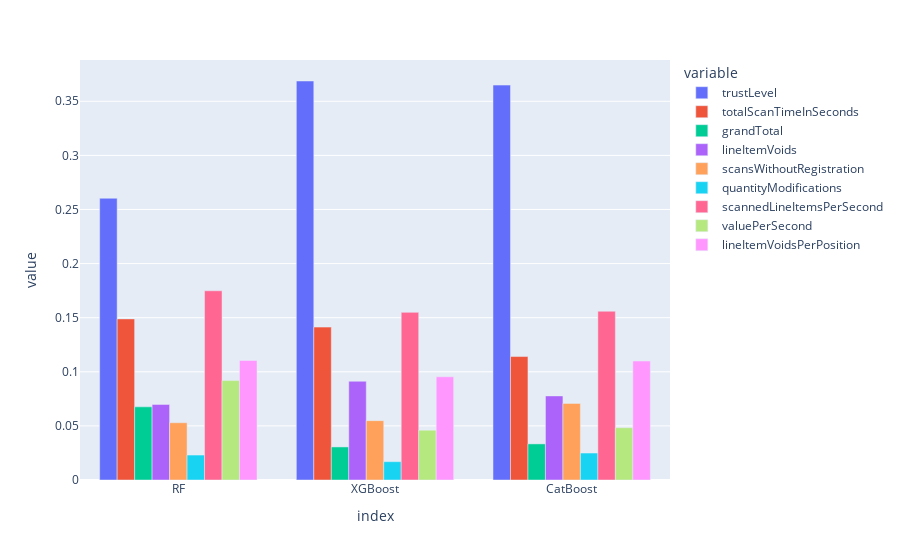

Notebook code for this chart:
### Code cell
importances = pd.DataFrame([rf_importances, xgboost_importances, catboost_importances], index=['RF', 'XGBoost', 'CatBoost'], columns=train_feature.columns)
importances = importances.div(importances.sum(axis=1), axis=0)
px.bar(data_frame=importances, barmode='group')

### Figure 1 — Plotly figure (JSON) as saved in the notebook; plotly's stock layout.template omitted (floating-point values rounded to 4 significant figures)
{"data": [{"alignmentgroup": "True", "hovertemplate": "variable=trustLevel<br>index=%{x}<br>value=%{y}<extra></extra>", "legendgroup": "trustLevel", "marker": {"color": "#636efa"}, "name": "trustLevel", "offsetgroup": "trustLevel", "orientation": "v", "showlegend": true, "textposition": "auto", "type": "bar", "x": ["RF", "XGBoost", "CatBoost"], "xaxis": "x", "y": [0.2604, 0.3687, 0.365], "yaxis": "y"}, {"alignmentgroup": "True", "hovertemplate": "variable=totalScanTimeInSeconds<br>index=%{x}<br>value=%{y}<extra></extra>", "legendgroup": "totalScanTimeInSeconds", "marker": {"color": "#EF553B"}, "name": "totalScanTimeInSeconds", "offsetgroup": "totalScanTimeInSeconds", "orientation": "v", "showlegend": true, "textposition": "auto", "type": "bar", "x": ["RF", "XGBoost", "CatBoost"], "xaxis": "x", "y": [0.1489, 0.1413, 0.1141], "yaxis": "y"}, {"alignmentgroup": "True", "hovertemplate": "variable=grandTotal<br>index=%{x}<br>value=%{y}<extra></extra>", "legendgroup": "grandTotal", "marker": {"color": "#00cc96"}, "name": "grandTotal", "offsetgroup": "grandTotal", "orientation": "v", "showlegend": true, "textposition": "auto", "type": "bar", "x": ["RF", "XGBoost", "CatBoost"], "xaxis": "x", "y": [0.06763, 0.03055, 0.03337], "yaxis": "y"}, {"alignmentgroup": "True", "hovertemplate": "variable=lineItemVoids<br>index=%{x}<br>value=%{y}<extra></extra>", "legendgroup": "lineItemVoids", "marker": {"color": "#ab63fa"}, "name": "lineItemVoids", "offsetgroup": "lineItemVoids", "orientation": "v", "showlegend": true, "textposition": "auto", "type": "bar", "x": ["RF", "XGBoost", "CatBoost"], "xaxis": "x", "y": [0.06986, 0.09125, 0.07771], "yaxis": "y"}, {"alignmentgroup": "True", "hovertemplate": "variable=scansWithoutRegistration<br>index=%{x}<br>value=%{y}<extra></extra>", "legendgroup": "scansWithoutRegistration", "marker": {"color": "#FFA15A"}, "name": "scansWithoutRegistration", "offsetgroup": "scansWithoutRegistration", "orientation": "v", "showlegend": true, "textposition": "auto", "type": "bar", "x": ["RF", "XGBoost", "CatBoost"], "xaxis": "x", "y": [0.0529, 0.05485, 0.07078], "yaxis": "y"}, {"alignmentgroup": "True", "hovertemplate": "variable=quantityModifications<br>index=%{x}<br>value=%{y}<extra></extra>", "legendgroup": "quantityModifications", "marker": {"color": "#19d3f3"}, "name": "quantityModifications", "offsetgroup": "quantityModifications", "orientation": "v", "showlegend": true, "textposition": "auto", "type": "bar", "x": ["RF", "XGBoost", "CatBoost"], "xaxis": "x", "y": [0.02307, 0.01695, 0.02493], "yaxis": "y"}, {"alignmentgroup": "True", "hovertemplate": "variable=scannedLineItemsPerSecond<br>index=%{x}<br>value=%{y}<extra></extra>", "legendgroup": "scannedLineItemsPerSecond", "marker": {"color": "#FF6692"}, "name": "scannedLineItemsPerSecond", "offsetgroup": "scannedLineItemsPerSecond", "orientation": "v", "showlegend": true, "textposition": "auto", "type": "bar", "x": ["RF", "XGBoost", "CatBoost"], "xaxis": "x", "y": [0.1749, 0.1549, 0.156], "yaxis": "y"}, {"alignmentgroup": "True", "hovertemplate": "variable=valuePerSecond<br>index=%{x}<br>value=%{y}<extra></extra>", "legendgroup": "valuePerSecond", "marker": {"color": "#B6E880"}, "name": "valuePerSecond", "offsetgroup": "valuePerSecond", "orientation": "v", "showlegend": true, "textposition": "auto", "type": "bar", "x": ["RF", "XGBoost", "CatBoost"], "xaxis": "x", "y": [0.09191, 0.04601, 0.04829], "yaxis": "y"}, {"alignmentgroup": "True", "hovertemplate": "variable=lineItemVoidsPerPosition<br>index=%{x}<br>value=%{y}<extra></extra>", "legendgroup": "lineItemVoidsPerPosition", "marker": {"color": "#FF97FF"}, "name": "lineItemVoidsPerPosition", "offsetgroup": "lineItemVoidsPerPosition", "orientation": "v", "showlegend": true, "textposition": "auto", "type": "bar", "x": ["RF", "XGBoost", "CatBoost"], "xaxis": "x", "y": [0.1105, 0.09542, 0.1099], "yaxis": "y"}], "layout": {"autosize": true, "barmode": "group", "legend": {"title": {"text": "variable"}, "tracegroupgap": 0}, "margin": {"t": 60}, "xaxis": {"anchor": "y", "autorange": true, "domain": [0, 1], "range": [-0.5, 2.5], "title": {"text": "index"}, "type": "category"}, "yaxis": {"anchor": "x", "autorange": true, "domain": [0, 1], "range": [0, 0.3881], "title": {"text": "value"}, "type": "linear"}}}
